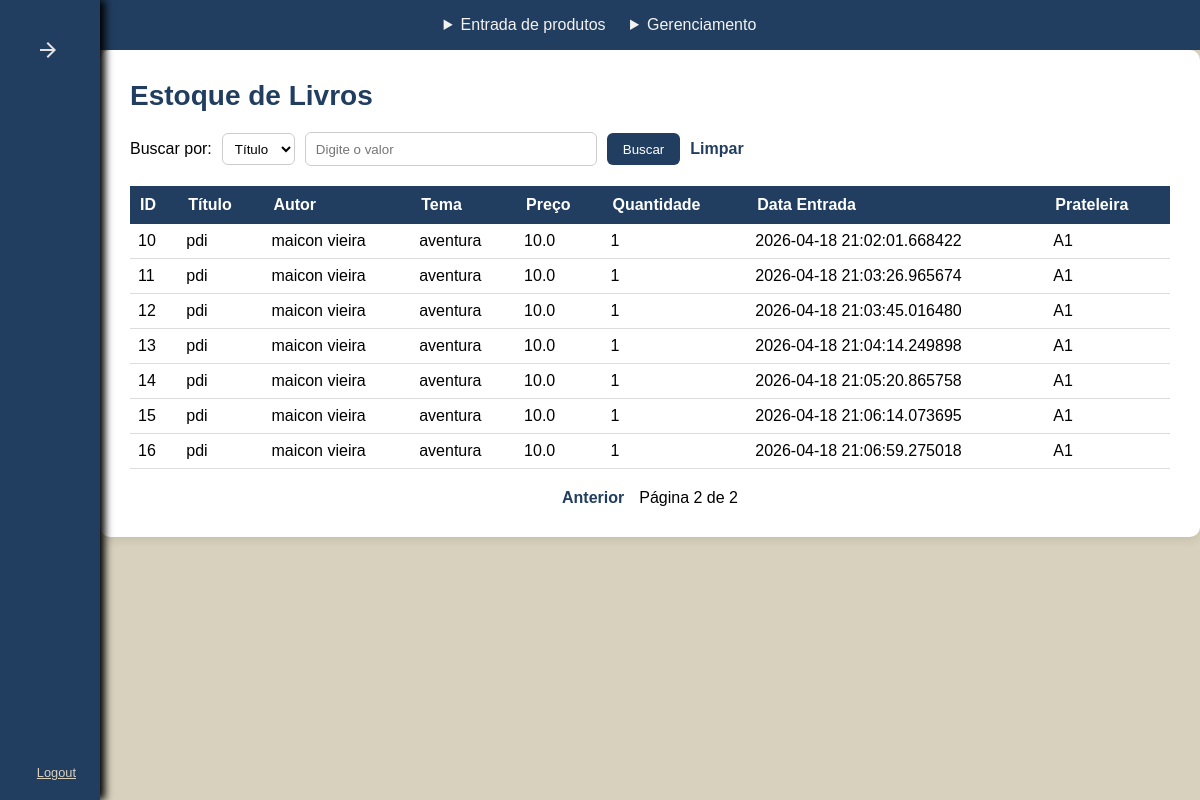
/livros?page=2 (signed in), run on an earlier commit of the app's database.
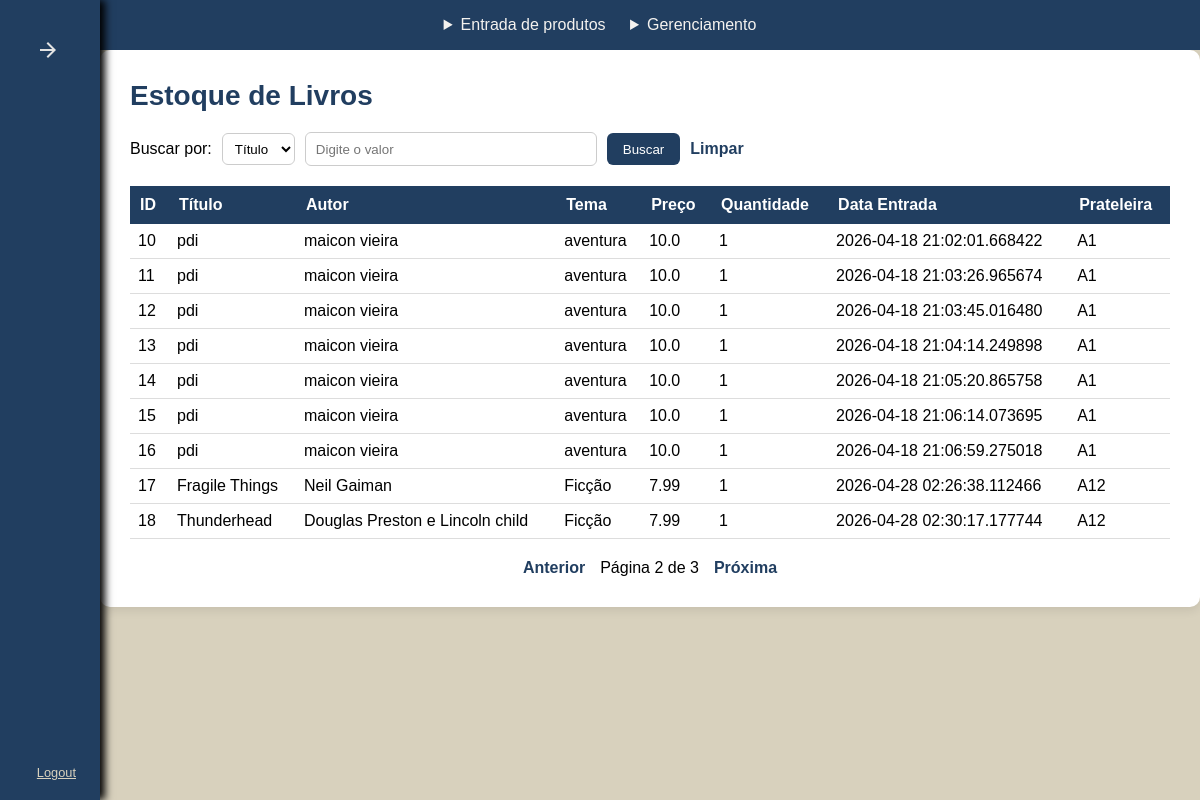
And on a later commit of the database.
### models/livro.py (models this page shows)
class Livro(db.Model):
    id = db.Column(
        db.Integer,
        primary_key=True
    )
    titulo = db.Column(
        db.String(200),
        nullable=False
    )
    autor = db.Column(
        db.String(150),
        nullable=False
    )
    preco_compra = db.Column(
        db.Float,
        nullable=False
    )
    quantidade = db.Column(
        db.Integer,
        nullable=False
    )
    tema = db.Column(
        db.String(100),
        nullable=False
    )
    data_entrada = db.Column(
        db.DateTime,
        default=datetime.utcnow
    )
    id_prateleira = db.Column(
        db.Integer,
        db.ForeignKey("prateleira.id"),
        nullable=False
    )
    prateleira = db.relationship( "Prateleira", backref="livros")

### models/prateleira.py (models this page shows)
class Prateleira(db.Model):
    id = db.Column(
        db.Integer,
        primary_key=True
    )
    codigo = db.Column(
        db.String(10),
        unique=True,
        nullable=False
    )
    descricao = db.Column(
        db.String(100)
    )
    id_setor = db.Column(
        db.Integer,
        db.ForeignKey("setor.id"),
        nullable=False
    )
    setor = db.relationship(
    "Setor",
    backref="prateleiras"
    )

### routes/estoque/listar_produtos.py (the view, shortened to what this page needs)
@listar_produtos_bp.route("/livros")
@login_required
def listar_livros():
    busca = request.args.get("busca")
    tipo_busca = request.args.get("tipo_busca", "titulo")
    query = Livro.query
    page = request.args.get("page", 1, type=int)
    livros = query.paginate(
        page=page,
        per_page=9
    )
    return render_template(
        "estoque/listar.html",
        livros=livros,
        busca=busca,
        tipo_busca=tipo_busca
    )

### auth.py (called while the page is built)
def login_required(func):
    @wraps(func)
    def wrapper(*args, **kwargs):
        if "usuario_id" not in session:
            return redirect(url_for("login.login"))
        return func(*args, **kwargs)
    return wrapper

### templates/estoque/listar.html (shortened to what this page needs)
<!DOCTYPE html>
<html lang="pt-BR">
<head>
    <link rel="stylesheet" href="../../static/css/estoque.css">
    <link rel="stylesheet" href="../../static/css/listar.css">
</head>
<body>
    <div class="headerbar">
        <div class="links_headerbar">
            <div class="dropbox_menu">
                <details>
                    <summary>Entrada de produtos</summary>
                </details>
                <details>
                    <summary>Gerenciamento</summary>
                </details>
            </div>
        </div>
    </div>
        <div class="sidebar">
            <div class="sidebar_click">
                <img src="../../static/media/arrow_open.svg" alt="" class="btn_sidebar_control">
            </div>
            <div class="sidebar_links" >
            </div>
            <div class="sidebar_login sidebar_close">
                <a href="#">Logout</a>
            </div>
        </div>
    <div>
    <main>
    <div class="estoque_container">
        <h1 class="estoque_titulo">
            Estoque de Livros
        </h1>
<form method="GET" class="busca_barra">
    <label>Buscar por:</label>
    <select name="tipo_busca">
        <option value="titulo"
            {% if tipo_busca == 'titulo' %}
                selected
            {% endif %}
        >
            Título
        </option>
    </select>
    <input
        type="text"
        name="busca"
        placeholder="Digite o valor"
        value="{{ busca or '' }}"
    >
    <button type="submit">
        Buscar
    </button>
    <a href="/produtos" class="btn_limpar">
        Limpar
    </a>
</form>
        <div class="tabela_container">
            <table>
                <tr>
                    <th>ID</th>
                    <th>Título</th>
                    <th>Autor</th>
                    <th>Tema</th>
                    <th>Preço</th>
                    <th>Quantidade</th>
                    <th>Data Entrada</th>
                    <th>Prateleira</th>
                </tr>
                {% for livro in livros.items %}
                <tr>
                    <td>{{ livro.id }}</td>
                    <td>{{ livro.titulo }}</td>
                    <td>{{ livro.autor }}</td>
                    <td>{{ livro.tema }}</td>
                    <td>{{ livro.preco_compra }}</td>
                    <td>{{ livro.quantidade }}</td>
                    <td>{{ livro.data_entrada }}</td>
                    <td>{{ livro.prateleira.codigo }}</td>
                </tr>
                {% endfor %}
            </table>
        </div>
        <div class="paginacao">
            {% if livros.has_prev %}
                <a href="?page={{ livros.prev_num }}">
                    Anterior
                </a>
            {% endif %}
            Página {{ livros.page }} de {{ livros.pages }}
            {% if livros.has_next %}
                <a href="?page={{ livros.next_num }}">
                    Próxima
                </a>
            {% endif %}
        </div>
    </div>
    </main>
</body>
</html>

### static/css/estoque.css (style rules this page uses)
* { margin: 0; padding: 0; font-family: Arial, Helvetica, sans-serif; }
:root { --dourado: #E68C3A; --azul: #213E60; --cinza: #D8D1BD; --branco: #F4F2EF; }
body { display: flex; flex-direction: row; }
.headerbar { position: absolute; width: 100%; background-color: var(--azul); height: 50px; display: flex; align-items: center; justify-content: center; }
details { position: relative; display: inline-block; cursor: pointer; margin: 0 10px 0 10px; }
details summary { color: var(--branco); }
.sidebar { width: 300px; height: 100vh; position: absolute; left: -200px; transition: all ease 0.7s; display: flex; align-items: flex-start; flex-direction: column; justify-content: space-between; background-color: var(--azul); box-shadow: black 5px 0px 8px; }
.sidebar_click { width: 100%; display: flex; height: 100px; align-items: center; justify-content: space-between; }
.btn_sidebar_control { cursor: pointer; margin-right: 40px; }
.sidebar_links { display: flex; flex-direction: column; align-items: flex-start; height: 60%; overflow-y: auto; gap: 25px; align-self: center; width: 100%; }
.sidebar_login { display: flex; flex-direction: column; align-items: center; justify-content: center; width: 100%; padding-bottom: 20px; transition: all ease 0.7s; color: var(--branco); }
.sidebar_login a { color: var(--cinza); font-size: 80%; }
.sidebar_login.sidebar_close { align-items: flex-end; width: 50%; align-self: flex-end; margin-right: 24px; transition: all ease-in 0.4s; }
main { width: 100%; height: 100vh; display: flex; align-items: center; justify-content: center; background-color: var(--cinza); }

### static/css/listar.css (style rules this page uses)
body { width: 100vw; height: 100vh; overflow: hidden; }
main { margin-top: 50px; margin-left: 100px; width: calc(100vw - 100px); height: calc(100vh - 50px); display: flex; justify-content: center; align-items: flex-start; background-color: var(--cinza); overflow: hidden; }
.estoque_container { width: 95%; max-width: 1400px; background-color: white; padding: 30px; border-radius: 10px; box-shadow: 0 4px 10px rgba(0,0,0,0.08); display: flex; flex-direction: column; gap: 20px; overflow: hidden; }
.estoque_titulo { font-size: 28px; color: var(--azul); }
.busca_barra { display: flex; gap: 10px; align-items: center; }
.busca_barra input { width: 280px; height: 32px; border-radius: 6px; border: 1px solid #ccc; padding-left: 10px; }
.busca_barra button { height: 32px; padding: 0 16px; border-radius: 6px; border: none; background-color: var(--azul); color: white; cursor: pointer; }
.busca_barra select { height: 32px; border-radius: 6px; border: 1px solid #ccc; padding: 0 8px; background-color: white; }
.btn_limpar { text-decoration: none; color: var(--azul); font-weight: bold; }
.tabela_container { width: 100%; overflow-x: auto; }
table { width: 100%; border-collapse: collapse; }
th { background-color: var(--azul); color: white; padding: 10px; text-align: left; }
td { padding: 8px; border-bottom: 1px solid #ddd; }
.paginacao { display: flex; justify-content: center; gap: 15px; align-items: center; }
.paginacao a { text-decoration: none; color: var(--azul); font-weight: bold; }

What changed in the data, as far as the page shows it:
added Livro: id "17", titulo "Fragile Things", autor "Neil Gaiman", tema "Ficção", preco_compra "7.99", quantidade "1", data_entrada "2026-04-28 02:26:38.112466", prateleira.codigo "A12"
added Livro: id "18", titulo "Thunderhead", autor "Douglas Preston e Lincoln child", tema "Ficção", preco_compra "7.99", quantidade "1", data_entrada "2026-04-28 02:30:17.177744", prateleira.codigo "A12"
Also different on the page:
{{ livros.pages }}: "2" → "3"
text now shown: "Próxima"
